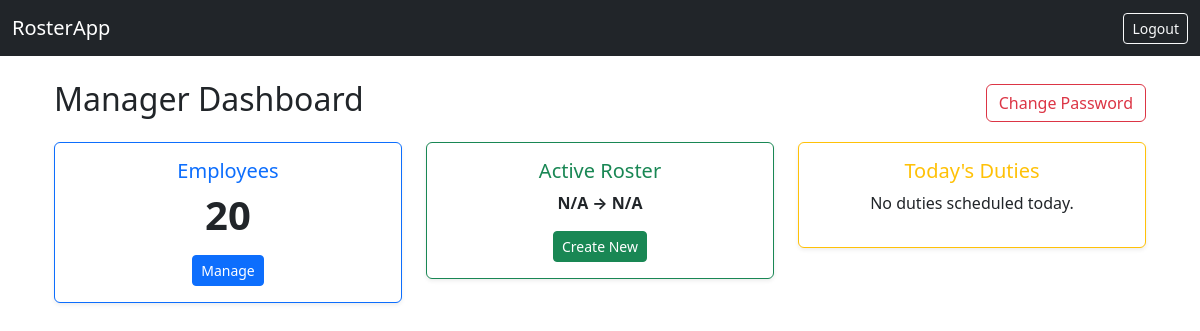
The app's page / (signed in), older data.
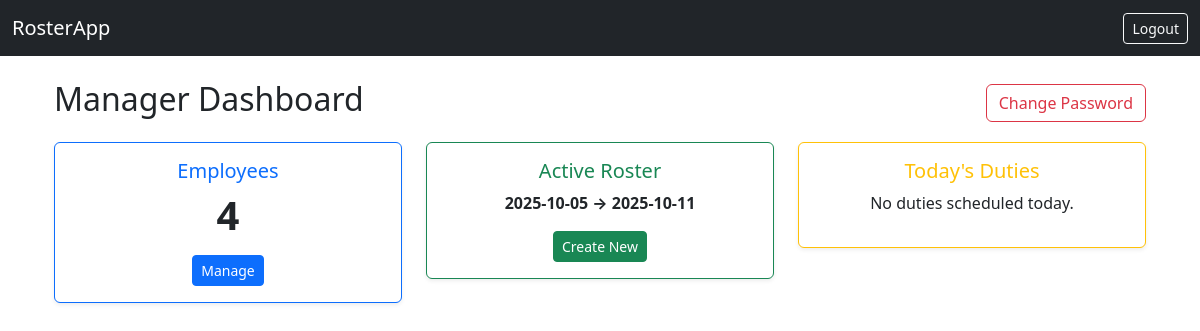
The same page, newer data.
### tables this page shows
CREATE TABLE roster (
            roster_id  INTEGER PRIMARY KEY AUTOINCREMENT,
            start_date TEXT,
            end_date   TEXT,
            pdf_file   TEXT,  -- Path to the generated PDF
            created_at TEXT DEFAULT CURRENT_TIMESTAMP,
            edited_on  TEXT
        );

### app/routes.py (the view)
@bp.route("/")
def dashboard():
    conn = get_db()
    cur = conn.cursor()
    cur.execute("SELECT COUNT(*) FROM staff")
    employee_count = cur.fetchone()[0]
    cur.execute("SELECT * FROM roster ORDER BY created_at DESC LIMIT 1")
    latest_roster = cur.fetchone()
    if latest_roster is None:
        latest_roster = {"start_date": "N/A", "end_date": "N/A"}
    today_str = date.today().strftime("%Y-%m-%d")
    cur.execute("""
        SELECT s.name, ra.shift, ra.hours, ra.note
        FROM roster_assignments ra
        JOIN staff s ON ra.employee_id = s.staff_id
        WHERE ra.duty_date = ?
        ORDER BY ra.shift
    """, (today_str,))
    today_duties = cur.fetchall()
    return render_template(
        "dashboard.html",
        username=session.get("username"),
        employee_count=employee_count,
        latest_roster=latest_roster,
        today_duties=today_duties
    )

### app/database.py (called while the page is built)
def get_db():
    if 'db' not in g:
        db_path = current_app.config.get('DATABASE', 'roster.db')
        db_dir = os.path.dirname(db_path)
        if db_dir:
            os.makedirs(db_dir, exist_ok=True)
        g.db = sqlite3.connect(db_path)
        g.db.row_factory = sqlite3.Row
    return g.db

### app/routes.py (called while the page is built)
@bp.before_request
def require_login():
    if "manager_id" not in session and request.endpoint not in ("main.login", "main.static"):
        flash("Please log in to access this page.", "warning")
        return redirect(url_for("main.login"))

### app/templates/dashboard.html (shortened to what this page needs)
{% extends "base.html" %}
{% block content %}
<div class="container mt-4">
    <div class="d-flex justify-content-between align-items-center mb-3">
        <h2> Manager Dashboard</h2>
           <a href="{{ url_for('main.change_password') }}"class="btn btn-outline-danger">
             Change Password
        </a>
    </div>
    <div class="row mb-4">
        <div class="col-md-4">
            <div class="card text-center shadow-sm border-primary">
                <div class="card-body">
                    <h5 class="card-title text-primary"> Employees</h5>
                    <p class="display-6 fw-bold">{{ employee_count }}</p>
                    <a href="{{ url_for('main.employees') }}" class="btn btn-sm btn-primary">Manage</a>
                </div>
            </div>
        </div>
        <div class="col-md-4">
            <div class="card text-center shadow-sm border-success">
                <div class="card-body">
                    <h5 class="card-title text-success"> Active Roster</h5>
                    {% if latest_roster %}
                    <p class="fw-bold">{{ latest_roster['start_date'] }} → {{ latest_roster['end_date'] }}</p>
                    {% else %}
                    <p>No roster created yet.</p>
                    {% endif %}
                    <a href="{{ url_for('main.rosters') }}" class="btn btn-sm btn-success">Create New</a>
                </div>
            </div>
        </div>
        <div class="col-md-4">
            <div class="card text-center shadow-sm border-warning">
                <div class="card-body">
                    <h5 class="card-title text-warning"> Today's Duties</h5>
                    {% if today_duties %}
                    <ul class="list-group list-group-flush">
                        {% for duty in today_duties %}
                        <li class="list-group-item d-flex justify-content-between">
                            <span>{{ duty['employee'] }}</span>
                            <small>{{ duty['start_time'] }}–{{ duty['end_time'] }}</small>
                        </li>
                        {% endfor %}
                    </ul>
                    {% else %}
                    <p>No duties scheduled today.</p>
                    {% endif %}
                </div>
            </div>
        </div>
    </div>
</div>
{% endblock %}

Row changes from the older to the newer data that the page shows:
added roster: start_date "2025-10-05", end_date "2025-10-11"
Text that changed along with them:
{{ employee_count }}: "20" → "4"
{{ latest_roster['start_date'] }}: "N/A" → (not shown)
{{ latest_roster['end_date'] }}: "N/A" → (not shown)
